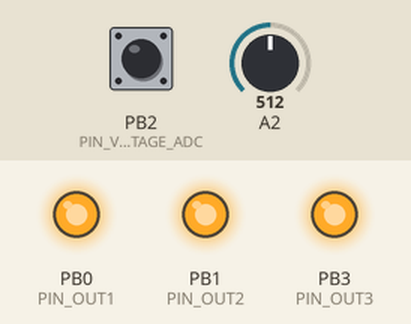
Simulated run of this sketch. Board: ATtiny85, built with avr-gcc and run on an emulated ATtiny85. Parts: output pins drawn as LEDs (lit = HIGH). The inputs (shaded band) are chosen by the test bench; at power-on: PB2 (PIN_VOLTAGE_ADC) HIGH, A2 = 512. Sleep ends after the set time or at an interrupt.

Above: at 1.8 s.
1.9 s: PB2 (PIN_VOLTAGE_ADC) pulled LOW for 1.25 s
At 3.0 s:
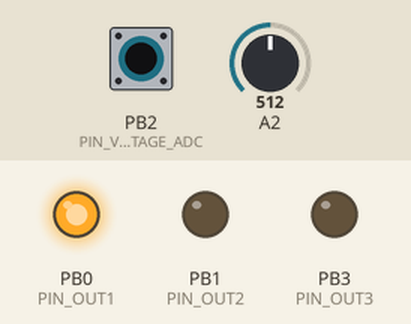
At 20.1 s:
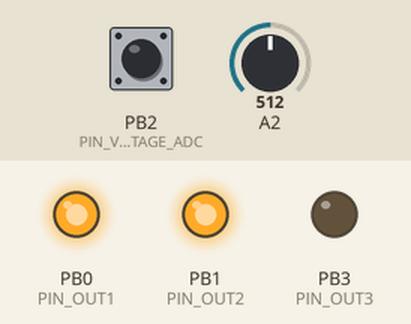
Timing chart, 0 to 20.9 s (numbered marks = the images above; inputs shaded):
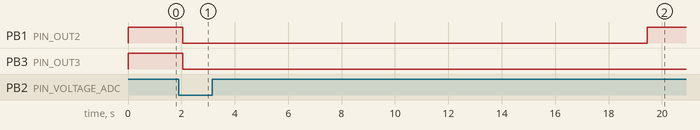

The sketch:

CarPower85.ino
```cpp
/*
 Accessories power controller for car.

 Attiny85 at 1Mhz with power saving.

 The connections to the ATTiny are as follows:
 ATTiny    Arduino    Info
 Pin  1  - 5          RESET
 Pin  2  - 3          Out 3 (negative)
 Pin  3  - 4          In (voltage sensor)
 Pin  4  -            GND
 Pin  5  - 0          Out 1 (negative)
 Pin  6  - 1          Out 2 (negative)
 Pin  7  - 2          In (alert) (pull-up)
 Pin  8  -            +Vcc

 */

#include <avr/sleep.h>
#include <avr/interrupt.h>

// Routines to set and clear bits (used in the sleep code)
#ifndef cbi
#define cbi(sfr, bit) (_SFR_BYTE(sfr) &= ~_BV(bit))
#endif
#ifndef sbi
#define sbi(sfr, bit) (_SFR_BYTE(sfr) |= _BV(bit))
#endif

volatile boolean f_wdt = 1; // Watchdog flag.
volatile boolean f_alarm = 0; // Alarm interrupt flag.

#define PIN_VOLTAGE_PB 4
#define PIN_VOLTAGE_ADC 2
#define PIN_ALERT 2
#define PIN_OUT1 0
#define PIN_OUT2 1
#define PIN_OUT3 3

#define OUT_ON LOW
#define OUT_OFF HIGH

#define VOLT_THRESHOLD 13.0 // Voltage threshold value to detect engine start.
#define VOLT_CUTOFF 11.2 // Voltage threshold value cut off to turn everything off.
#define DELAY_CUTOFF 15 // Ignore voltage drops to cut off for at least 15 secs.
#define DELAY_TURN_ON 10 // OUT1 and OUT2 turned on in 10 secs.
#define DELAY_TURN_OFF_OUT1 60 // OUT1 turned off in 60 sec.
#define DELAY_TURN_OFF_OUT2 10800 // OUT2 turned off in 3 hour.
#define DELAY_TURN_OFF_OUT3 (DELAY_TURN_OFF_OUT2 + 60) // OUT3 turned off in 60 secs after OUT2 turned off.

#define VOLTAGE_CALIBRATION 20.00 // Value calibrated to particular voltage divider. Adjust for your own divider.

void setup()
{
  // Inputs
  pinMode(PIN_VOLTAGE_PB, INPUT); // PB4/A2
  pinMode(PIN_ALERT, INPUT_PULLUP); // PB2

  // Outputs
  pinMode(PIN_OUT1, OUTPUT); // PB0
  pinMode(PIN_OUT2, OUTPUT); // PB1
  pinMode(PIN_OUT3, OUTPUT); // PB3

  // Initial OUT state
  digitalWrite(PIN_OUT1, OUT_OFF);
  digitalWrite(PIN_OUT2, OUT_OFF);
  digitalWrite(PIN_OUT3, OUT_OFF);

  setup_watchdog(6); // Approximately 1 second to sleep.
  GIMSK = 0b00100000;    // turns on pin change interrupts
  PCMSK = 0b00000100;    // turn on interrupt on pin PB2
  sei();                 // enables interrupts
}

boolean counterDisabled = true;
boolean enabled = false;
unsigned long counter = 0;

unsigned long counterVoltCutoff = 0;
boolean counterVoltCutoffEnabled = false;
boolean voltCutoffEnabled = false;

void loop()
{
  if (f_wdt == 1) {  // wait for timed out watchdog / flag is set when a watchdog timeout occurs
    f_wdt = 0;       // reset flag

    int adc = analogRead(PIN_VOLTAGE_ADC);

    float f = adc * VOLTAGE_CALIBRATION / 1024.0;

    boolean newEnabled = f >= VOLT_THRESHOLD;
    if (newEnabled != enabled)
    {
      // Begin cycle loops counter.
      enabled = newEnabled;
      counter = 0;
      counterDisabled = false;
    }

    boolean voltageDroppedToCutoff = f <= VOLT_CUTOFF;
    boolean newVoltCutoffEnabled = voltageDroppedToCutoff && !counterDisabled && counter > 0 && counter < DELAY_TURN_OFF_OUT2;
    if (newVoltCutoffEnabled != voltCutoffEnabled) {
      // Voltage dropped to critical value. Shutdown everything immediately.
      voltCutoffEnabled = newVoltCutoffEnabled;
      counterVoltCutoffEnabled = newVoltCutoffEnabled;
      counterVoltCutoff = 0;
    }

    boolean shutdownAll = false;

    if (counterVoltCutoffEnabled) {
      if (counterVoltCutoff > DELAY_CUTOFF) {
        if (!counterDisabled && counter > 0 && counter < DELAY_TURN_OFF_OUT2) {
          // Set elapsed channel2 counter to simulate soft shutdown (with channel3 activated).
          counter = DELAY_TURN_OFF_OUT2;
          shutdownAll = true;
        }
        counterVoltCutoffEnabled = false;
        counterVoltCutoff = 0;
      }

      counterVoltCutoff++;
    }

    if (f_alarm && !shutdownAll) {
      f_alarm = 0; // Reset alarm flag.
      if (!enabled) {
        // Turn on OUT2 from Alarm.
        digitalWrite(PIN_OUT2, OUT_ON);
        counter = 0;
        counterDisabled = false;
      }
    }

    if (!counterDisabled)
    {
      counter ++;

      if (enabled && counter > DELAY_TURN_ON)
      {
        // State: engine started, turn on OUT1 and OUT2. Keep OUT3 off.
        digitalWrite(PIN_OUT1, OUT_ON);
        digitalWrite(PIN_OUT2, OUT_ON);
        digitalWrite(PIN_OUT3, OUT_OFF);
        counterDisabled = true; // stop counter
      }
      else if (!enabled)
      {
        boolean isAlarmLatched = digitalRead(PIN_ALERT) == LOW;

        // State: engine stopped (1). Turn on OUT3. Will be kept ON until (4).
        digitalWrite(PIN_OUT3, OUT_ON);

        if (counter > DELAY_TURN_OFF_OUT1)
        {
          // State: engine stopped (2). Turn OUT1 OFF.
          digitalWrite(PIN_OUT1, OUT_OFF);
        }

        if ((!isAlarmLatched || shutdownAll) && counter > DELAY_TURN_OFF_OUT2)
        {
          // State: engine stopped (3). Turn OUT2 OFF.
          digitalWrite(PIN_OUT2, OUT_OFF);
        }

        if ((!isAlarmLatched || shutdownAll) && counter > DELAY_TURN_OFF_OUT3)
        {
          // State: engine stopped (4). Turn everything OFF.
          digitalWrite(PIN_OUT3, OUT_OFF);
          counterDisabled = true; // stop counter
        }
      }
    }

    // Go to sleep.
    system_sleep();
  }
}

// Set system into the sleep state.
// System wakes up when wtchdog is timed out.
void system_sleep() {
  cbi(ADCSRA,ADEN);                    // switch Analog to Digitalconverter OFF
  set_sleep_mode(SLEEP_MODE_PWR_DOWN); // sleep mode is set here
  sleep_enable();
  sleep_mode();                        // System actually sleeps here
  sleep_disable();                     // System continues execution here when watchdog timed out
  sbi(ADCSRA,ADEN);                    // switch Analog to Digitalconverter ON
}

// 0=16ms, 1=32ms,2=64ms,3=128ms,4=250ms,5=500ms
// 6=1 sec,7=2 sec, 8=4 sec, 9= 8sec
void setup_watchdog(int ii) {
  byte bb;
  int ww;
  if (ii > 9 ) ii=9;
  bb=ii & 7;
  if (ii > 7) bb|= (1<<5);
  //bb|= (1<<WDCE); // Error here?
  ww=bb;
  MCUSR &= ~(1<<WDRF);
  // start timed sequence
  WDTCR |= (1<<WDCE) | (1<<WDE);
  // set new watchdog timeout value
  WDTCR = bb;
  WDTCR |= _BV(WDIE);
}

// Watchdog Interrupt Service / is executed when watchdog timed out
ISR(WDT_vect) {
  f_wdt = 1;  // Set watchdog flag.
}

ISR(PCINT0_vect) {
  f_alarm = 1; // Set alarm flag.
}
```

Measured:
- after the input at 1.9 s, PB1 (PIN_OUT2): HIGH → LOW after 0.15 s, → HIGH 17.4 s later; PB3 (PIN_OUT3): HIGH → LOW after 0.15 s
